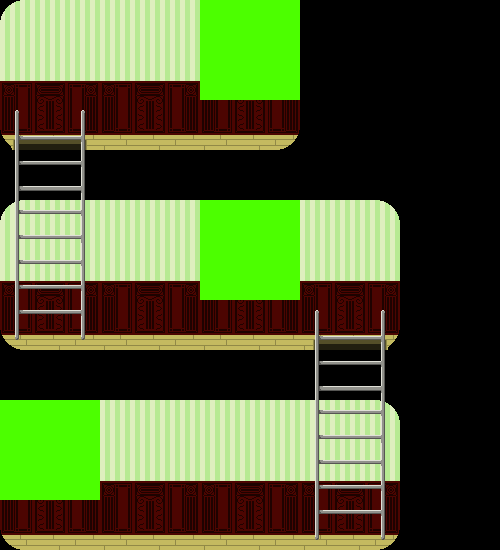

The image is a tile-based game level rendered from a .tmx file. Its description and complete source (layers, tilesets, objects, tile grids) follow:
An orthogonal 10x11 tile map with 50x50 px tiles, 3 tile layers (Tile Layer 1, Tile Layer 2, Tile Layer 3), 3 tilesets and 5 objects.

<map version="1.0" orientation="orthogonal" renderorder="right-down" width="10" height="11" tilewidth="50" tileheight="50" nextobjectid="6">
 <tileset firstgid="1" name="BackGround" tilewidth="50" tileheight="50" tilecount="18" columns="6">
  <image source="BackGround.png" width="300" height="150" />
 </tileset>
 <tileset firstgid="19" name="ladder" tilewidth="50" tileheight="50" tilecount="10" columns="2">
  <image source="ladder.png" width="100" height="250" />
 </tileset>
 <tileset firstgid="29" name="Interactable" tilewidth="50" tileheight="50" tilecount="4" columns="2">
  <image source="Interactable.png" width="100" height="100" />
 </tileset>
 <layer name="Tile Layer 1" width="10" height="11">
  <data encoding="csv">
1,2,3,4,5,6,0,0,0,0,
7,8,9,10,11,12,0,0,0,0,
13,14,15,16,17,18,0,0,0,0,
0,0,0,0,0,0,0,0,0,0,
1,2,3,4,3,4,5,6,0,0,
7,8,9,10,9,10,11,12,0,0,
13,14,15,16,15,16,17,18,0,0,
0,0,0,0,0,0,0,0,0,0,
1,2,3,4,3,4,5,6,0,0,
7,8,9,10,9,10,11,12,0,0,
13,14,15,16,15,16,17,18,0,0
</data>
 </layer>
 <layer name="Tile Layer 2" width="10" height="11">
  <data encoding="csv">
0,0,0,0,0,0,0,0,0,0,
0,0,0,0,0,0,0,0,0,0,
19,20,0,0,0,0,0,0,0,0,
21,22,0,0,0,0,0,0,0,0,
23,24,0,0,0,0,0,0,0,0,
25,26,0,0,0,0,0,0,0,0,
27,28,0,0,0,0,19,20,0,0,
0,0,0,0,0,0,21,22,0,0,
0,0,0,0,0,0,23,24,0,0,
0,0,0,0,0,0,25,26,0,0,
0,0,0,0,0,0,27,28,0,0
</data>
 </layer>
 <objectgroup name="Object Layer 1">
  <object id="1" x="0" y="135" width="300" height="15" />
  <object id="2" x="0" y="335" width="400" height="18" />
  <object id="3" x="0" y="535" width="400" height="15" />
 </objectgroup>
 <objectgroup name="Object Layer 2">
  <object id="4" x="25" y="110" width="50" height="225" />
  <object id="5" x="325" y="310" width="50" height="225" />
 </objectgroup>
 <layer name="Tile Layer 3" width="10" height="11">
  <data encoding="csv">
0,0,0,0,29,30,0,0,0,0,
0,0,0,0,31,32,0,0,0,0,
0,0,0,0,0,0,0,0,0,0,
0,0,0,0,0,0,0,0,0,0,
0,0,0,0,29,30,0,0,0,0,
0,0,0,0,31,32,0,0,0,0,
0,0,0,0,0,0,0,0,0,0,
0,0,0,0,0,0,0,0,0,0,
29,30,0,0,0,0,0,0,0,0,
31,32,0,0,0,0,0,0,0,0,
0,0,0,0,0,0,0,0,0,0
</data>
 </layer>
</map>
